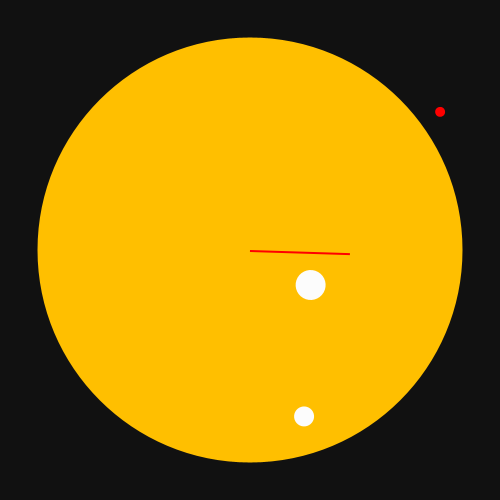
Frame 1 (no input)
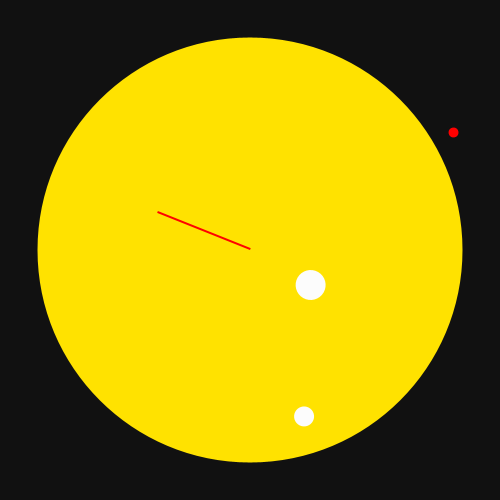
Frame 60 (the mouse pressed at the canvas centre just before this capture)
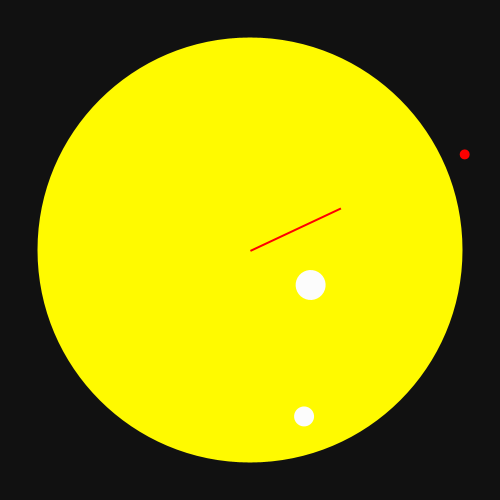
Frame 120 (the mouse held since frame 60 and released just before this capture)

The Processing sketch that drew these frames (run headless with seeded random() and noise(); from frame 60 on, the mouse is pressed at the canvas centre):

// Processing sketch: processing_122756
// ── processing_122756.pde

float counter = 0;
 
void setup()
{
  size(500, 500);
  colorMode(HSB, 360, 100, 100);
 
}
 
void draw()
{
  if(hour()<=6)
  {
    background(25); 
  }
  else if(hour() <=18)
  {
    background(0, 0, 99); 
  }
  else if (hour() >=19)
  {
    background (25); 
  }
  
    translate( width/2, height/2); 
    pushMatrix(); 
    float h = map(sin(counter), -1, 1, 30, 60);
    fill(h, 100, 100);
    noStroke();  
    popMatrix(); 
    
    counter += 0.005;
    
    pushMatrix(); 
    translate(0,0); 
    fill(h, 100, 100); 
    noStroke(); 
    ellipse(0, 0, 425, 425); 
    popMatrix(); 
    
    pushMatrix();
    float s = map(sin(counter), -1, 1, 0, 720);
    fill(s, 100, 100);
    noStroke();
    rotate(radians(s));
    translate(0, 0); 
    rect(0, 0, 100, 2);
    popMatrix(); 

    counter +=0.005;


float sec = map(second(), 0, 60, 0, 360);
pushMatrix();
rotate(radians(sec));
translate(0, -235);
fill(s, 100, 100);
noStroke(); 
ellipse(0, 0, 10, 10);
popMatrix();
 
 
float min = map(minute(), 0, 60, 0, 360);
pushMatrix();
rotate(radians(min));
translate(0, -175);
fill(0, 0, 99); 
noStroke(); 
ellipse(0, 0, 20, 20);
popMatrix();
  

float std = map(hour(), 0, 12, 0, 360); 
pushMatrix(); 
rotate( radians(std)); 
translate(0, -70); 
fill(0, 0, 99); 
noStroke(); 
ellipse(0, 0, 30, 30); 
popMatrix(); 
}
